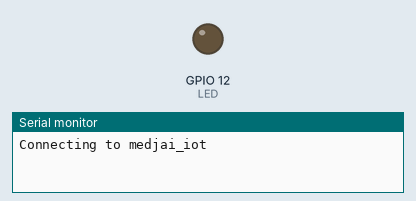
A sketch run on a simulated ESP8266 (NodeMCU). On the bench: output pins drawn as LEDs (lit = HIGH), the last lines printed to the serial monitor. WiFi joins after 1.5 s; servers stay silent unless stated.

Above: at 0.3 s.
At 1.7 s:
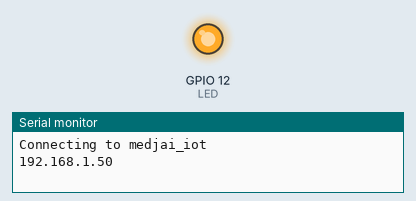
Timing chart, 0 to 3.2 s (numbered marks = the images above):
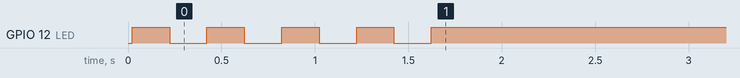

The sketch:

wifi_serial.ino
```cpp
#include <ESP8266WiFi.h>
#include <WiFiUdp.h>
#include <ArduinoOTA.h>

#define MAX_SRV_CLIENTS 10
#define LED     12


const char* ssid = "medjai_iot";
const char* password = "goldstar";

WiFiServer server(23);
WiFiClient serverClients[MAX_SRV_CLIENTS];

int cn = 0;

void setup() {
 Serial.begin(9600);
 delay(10);
 pinMode(LED, OUTPUT);
 Serial.println();
 Serial.println();
 Serial.print("Connecting to ");
 Serial.println(ssid);
  setup_wifi();

  server.begin();
  server.setNoDelay(true);
  ArduinoOTA.setHostname("balluboiler");
  ArduinoOTA.onStart([]() {  });
  ArduinoOTA.onEnd([]() {  });
  ArduinoOTA.onProgress([](unsigned int progress, unsigned int total) {  });
  ArduinoOTA.onError([](ota_error_t error) {  });
  ArduinoOTA.begin();
}

void setup_wifi() {
  delay(10);
  WiFi.mode(WIFI_STA);
  WiFi.begin(ssid, password);
  reconnect();
  Serial.println(WiFi.localIP());
}

void reconnect() {
  digitalWrite(LED, !digitalRead(LED));
  while (WiFi.status() != WL_CONNECTED) {
    cn++;
    delay(200);
    ArduinoOTA.handle();
    digitalWrite(LED, !digitalRead(LED));
    if (cn > 200){ESP.restart();}
  }
  digitalWrite(LED, HIGH);
}

void loop() {
  uint8_t i;
  ArduinoOTA.handle();
  if(WiFi.status() != WL_CONNECTED){
    reconnect();
  }
  //check if there are any new clients
  if (server.hasClient()){
    for(i = 0; i < MAX_SRV_CLIENTS; i++){
      //find free/disconnected spot
      if (!serverClients[i] || !serverClients[i].connected()){
        if(serverClients[i]) serverClients[i].stop();
        serverClients[i] = server.available();
        //continue;
        break;
      }
    }
    //no free/disconnected spot so reject
    //WiFiClient serverClient = server.available();
    //serverClient.stop();
    if (i == MAX_SRV_CLIENTS) {
      WiFiClient serverClient = server.available();
      serverClient.stop();
      ESP.restart();
    }
  }
  //check clients for data
  for(i = 0; i < MAX_SRV_CLIENTS; i++){
    if (serverClients[i] && serverClients[i].connected()){
      if(serverClients[i].available()){
        //get data from the telnet client and push it to the UART
        while(serverClients[i].available()) Serial.write(serverClients[i].read());
      }
    }
  }
  //check UART for data
  if(Serial.available()){
    size_t len = Serial.available();
    uint8_t sbuf[len];
    Serial.readBytes(sbuf, len);
    //push UART data to all connected telnet clients
    for(i = 0; i < MAX_SRV_CLIENTS; i++){
      if (serverClients[i] && serverClients[i].connected()){
        serverClients[i].write(sbuf, len);
        delay(1);
      }
    }
  }
}
```
